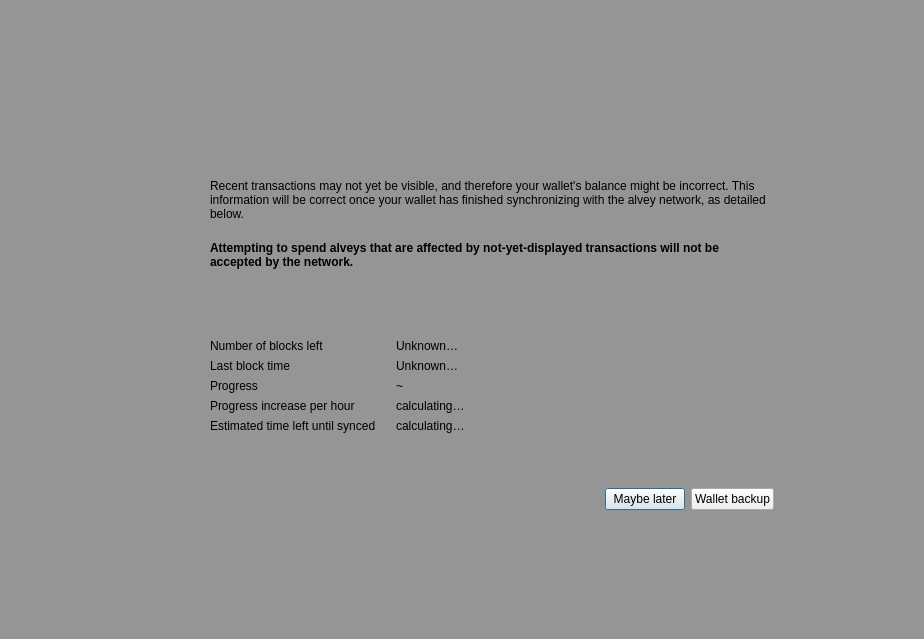
<?xml version="1.0" encoding="UTF-8"?>
<ui version="4.0">
 <class>ModalOverlay</class>
 <widget class="QWidget" name="ModalOverlay">
  <property name="geometry">
   <rect>
    <x>0</x>
    <y>0</y>
    <width>924</width>
    <height>639</height>
   </rect>
  </property>
  <property name="windowTitle">
   <string>Form</string>
  </property>
  <layout class="QVBoxLayout" name="verticalLayout" stretch="0">
   <property name="sizeConstraint">
    <enum>QLayout::SetDefaultConstraint</enum>
   </property>
   <property name="leftMargin">
    <number>0</number>
   </property>
   <property name="topMargin">
    <number>0</number>
   </property>
   <property name="rightMargin">
    <number>0</number>
   </property>
   <property name="bottomMargin">
    <number>0</number>
   </property>
   <item>
    <widget class="QWidget" name="bgWidget" native="true">
     <property name="styleSheet">
      <string notr="true">#bgWidget { background: rgba(0,0,0,96); }</string>
     </property>
     <layout class="QVBoxLayout" name="verticalLayoutMain" stretch="0">
      <property name="leftMargin">
       <number>120</number>
      </property>
      <property name="topMargin">
       <number>120</number>
      </property>
      <property name="rightMargin">
       <number>120</number>
      </property>
      <property name="bottomMargin">
       <number>120</number>
      </property>
      <item>
       <widget class="QWidget" name="contentWidget" native="true">
        <layout class="QVBoxLayout" name="verticalLayout_3" stretch="1,0">
         <property name="spacing">
          <number>0</number>
         </property>
         <property name="leftMargin">
          <number>0</number>
         </property>
         <property name="topMargin">
          <number>0</number>
         </property>
         <property name="rightMargin">
          <number>0</number>
         </property>
         <property name="bottomMargin">
          <number>0</number>
         </property>
         <item>
          <widget class="QStackedWidget" name="stackedWidget">
           <property name="currentIndex">
            <number>0</number>
           </property>
           <widget class="QWidget" name="page">
            <layout class="QVBoxLayout" name="verticalLayout_2">
             <property name="spacing">
              <number>0</number>
             </property>
             <property name="leftMargin">
              <number>30</number>
             </property>
             <property name="topMargin">
              <number>10</number>
             </property>
             <property name="rightMargin">
              <number>30</number>
             </property>
             <property name="bottomMargin">
              <number>10</number>
             </property>
             <item>
              <spacer name="verticalSpacer_3">
               <property name="orientation">
                <enum>Qt::Vertical</enum>
               </property>
               <property name="sizeType">
                <enum>QSizePolicy::Expanding</enum>
               </property>
               <property name="sizeHint" stdset="0">
                <size>
                 <width>20</width>
                 <height>40</height>
                </size>
               </property>
              </spacer>
             </item>
             <item>
              <layout class="QHBoxLayout" name="horizontalLayoutIconText" stretch="0,1">
               <property name="spacing">
                <number>20</number>
               </property>
               <property name="topMargin">
                <number>20</number>
               </property>
               <item>
                <layout class="QVBoxLayout" name="verticalLayoutIcon">
                 <item>
                  <widget class="QPushButton" name="warningIcon">
                   <property name="enabled">
                    <bool>false</bool>
                   </property>
                   <property name="text">
                    <string/>
                   </property>
                   <property name="iconSize">
                    <size>
                     <width>48</width>
                     <height>48</height>
                    </size>
                   </property>
                   <property name="flat">
                    <bool>true</bool>
                   </property>
                  </widget>
                 </item>
                 <item>
                  <spacer name="verticalSpacerWarningIcon">
                   <property name="orientation">
                    <enum>Qt::Vertical</enum>
                   </property>
                   <property name="sizeHint" stdset="0">
                    <size>
                     <width>20</width>
                     <height>40</height>
                    </size>
                   </property>
                  </spacer>
                 </item>
                </layout>
               </item>
               <item>
                <layout class="QVBoxLayout" name="verticalLayoutInfoText">
                 <property name="leftMargin">
                  <number>0</number>
                 </property>
                 <property name="topMargin">
                  <number>0</number>
                 </property>
                 <item>
                  <widget class="QLabel" name="infoText">
                   <property name="text">
                    <string>Recent transactions may not yet be visible, and therefore your wallet's balance might be incorrect. This information will be correct once your wallet has finished synchronizing with the alvey network, as detailed below.</string>
                   </property>
                   <property name="textFormat">
                    <enum>Qt::RichText</enum>
                   </property>
                   <property name="wordWrap">
                    <bool>true</bool>
                   </property>
                  </widget>
                 </item>
                 <item>
                  <widget class="QLabel" name="infoTextStrong">
                   <property name="font">
                    <font>
                     <weight>75</weight>
                     <bold>true</bold>
                    </font>
                   </property>
                   <property name="text">
                    <string>Attempting to spend alveys that are affected by not-yet-displayed transactions will not be accepted by the network.</string>
                   </property>
                   <property name="textFormat">
                    <enum>Qt::RichText</enum>
                   </property>
                   <property name="wordWrap">
                    <bool>true</bool>
                   </property>
                  </widget>
                 </item>
                 <item>
                  <spacer name="verticalSpacerInTextSpace">
                   <property name="orientation">
                    <enum>Qt::Vertical</enum>
                   </property>
                   <property name="sizeHint" stdset="0">
                    <size>
                     <width>20</width>
                     <height>40</height>
                    </size>
                   </property>
                  </spacer>
                 </item>
                 <item>
                  <layout class="QFormLayout" name="formLayout">
                   <property name="fieldGrowthPolicy">
                    <enum>QFormLayout::ExpandingFieldsGrow</enum>
                   </property>
                   <property name="horizontalSpacing">
                    <number>20</number>
                   </property>
                   <property name="verticalSpacing">
                    <number>6</number>
                   </property>
                   <property name="topMargin">
                    <number>10</number>
                   </property>
                   <item row="0" column="0">
                    <widget class="QLabel" name="labelNumberOfBlocksLeft">
                     <property name="font">
                      <font>
                       <weight>50</weight>
                       <bold>false</bold>
                      </font>
                     </property>
                     <property name="text">
                      <string>Number of blocks left</string>
                     </property>
                    </widget>
                   </item>
                   <item row="0" column="1">
                    <widget class="QLabel" name="numberOfBlocksLeft">
                     <property name="sizePolicy">
                      <sizepolicy hsizetype="Expanding" vsizetype="Preferred">
                       <horstretch>0</horstretch>
                       <verstretch>0</verstretch>
                      </sizepolicy>
                     </property>
                     <property name="text">
                      <string>Unknown…</string>
                     </property>
                    </widget>
                   </item>
                   <item row="1" column="0">
                    <widget class="QLabel" name="labelLastBlockTime">
                     <property name="font">
                      <font>
                       <weight>50</weight>
                       <bold>false</bold>
                      </font>
                     </property>
                     <property name="text">
                      <string>Last block time</string>
                     </property>
                    </widget>
                   </item>
                   <item row="1" column="1">
                    <widget class="QLabel" name="newestBlockDate">
                     <property name="sizePolicy">
                      <sizepolicy hsizetype="Expanding" vsizetype="Preferred">
                       <horstretch>0</horstretch>
                       <verstretch>0</verstretch>
                      </sizepolicy>
                     </property>
                     <property name="text">
                      <string>Unknown…</string>
                     </property>
                    </widget>
                   </item>
                   <item row="2" column="0">
                    <widget class="QLabel" name="labelSyncDone">
                     <property name="font">
                      <font>
                       <weight>50</weight>
                       <bold>false</bold>
                      </font>
                     </property>
                     <property name="text">
                      <string>Progress</string>
                     </property>
                    </widget>
                   </item>
                   <item row="2" column="1">
                    <layout class="QHBoxLayout" name="horizontalLayoutSync" stretch="0,1">
                     <property name="spacing">
                      <number>6</number>
                     </property>
                     <item>
                      <widget class="QLabel" name="percentageProgress">
                       <property name="text">
                        <string notr="true">~</string>
                       </property>
                      </widget>
                     </item>
                    </layout>
                   </item>
                   <item row="4" column="0">
                    <widget class="QLabel" name="labelProgressIncrease">
                     <property name="font">
                      <font>
                       <weight>50</weight>
                       <bold>false</bold>
                      </font>
                     </property>
                     <property name="text">
                      <string>Progress increase per hour</string>
                     </property>
                    </widget>
                   </item>
                   <item row="4" column="1">
                    <widget class="QLabel" name="progressIncreasePerH">
                     <property name="sizePolicy">
                      <sizepolicy hsizetype="Expanding" vsizetype="Preferred">
                       <horstretch>0</horstretch>
                       <verstretch>0</verstretch>
                      </sizepolicy>
                     </property>
                     <property name="text">
                      <string>calculating…</string>
                     </property>
                    </widget>
                   </item>
                   <item row="5" column="0">
                    <widget class="QLabel" name="labelEstimatedTimeLeft">
                     <property name="font">
                      <font>
                       <weight>50</weight>
                       <bold>false</bold>
                      </font>
                     </property>
                     <property name="text">
                      <string>Estimated time left until synced</string>
                     </property>
                    </widget>
                   </item>
                   <item row="5" column="1">
                    <widget class="QLabel" name="expectedTimeLeft">
                     <property name="sizePolicy">
                      <sizepolicy hsizetype="Expanding" vsizetype="Preferred">
                       <horstretch>0</horstretch>
                       <verstretch>0</verstretch>
                      </sizepolicy>
                     </property>
                     <property name="text">
                      <string>calculating…</string>
                     </property>
                    </widget>
                   </item>
                  </layout>
                 </item>
                </layout>
               </item>
              </layout>
             </item>
             <item>
              <spacer name="verticalSpacer_4">
               <property name="orientation">
                <enum>Qt::Vertical</enum>
               </property>
               <property name="sizeHint" stdset="0">
                <size>
                 <width>20</width>
                 <height>40</height>
                </size>
               </property>
              </spacer>
             </item>
            </layout>
           </widget>
           <widget class="QWidget" name="page_2">
            <layout class="QVBoxLayout" name="verticalLayout_4">
             <property name="spacing">
              <number>15</number>
             </property>
             <property name="leftMargin">
              <number>30</number>
             </property>
             <property name="topMargin">
              <number>0</number>
             </property>
             <property name="rightMargin">
              <number>30</number>
             </property>
             <property name="bottomMargin">
              <number>0</number>
             </property>
             <item>
              <spacer name="verticalSpacer_2">
               <property name="orientation">
                <enum>Qt::Vertical</enum>
               </property>
               <property name="sizeHint" stdset="0">
                <size>
                 <width>20</width>
                 <height>40</height>
                </size>
               </property>
              </spacer>
             </item>
             <item>
              <layout class="QGridLayout" name="gridLayout">
               <item row="0" column="1">
                <widget class="QLabel" name="labelNote">
                 <property name="layoutDirection">
                  <enum>Qt::LeftToRight</enum>
                 </property>
                 <property name="text">
                  <string>Wallet backup prompt</string>
                 </property>
                 <property name="alignment">
                  <set>Qt::AlignLeading|Qt::AlignLeft|Qt::AlignVCenter</set>
                 </property>
                </widget>
               </item>
               <item row="1" column="1">
                <widget class="QLabel" name="labelMessage">
                 <property name="text">
                  <string>Please backup your wallet as soon as possible.
Please make sure to keep an updated antivirus and operating system. We can not recover Your funds if you visit phishing site or lose your backup. Please make sure to keep backups of your private keys or files. We do not store your private keys on this wallet. And you as a user, are entirely responsible for your funds and your own security.</string>
                 </property>
                 <property name="alignment">
                  <set>Qt::AlignLeading|Qt::AlignLeft|Qt::AlignVCenter</set>
                 </property>
                 <property name="wordWrap">
                  <bool>true</bool>
                 </property>
                </widget>
               </item>
               <item row="0" column="0">
                <widget class="QPushButton" name="warningIconBackup">
                 <property name="enabled">
                  <bool>false</bool>
                 </property>
                 <property name="sizePolicy">
                  <sizepolicy hsizetype="Fixed" vsizetype="Fixed">
                   <horstretch>0</horstretch>
                   <verstretch>0</verstretch>
                  </sizepolicy>
                 </property>
                 <property name="minimumSize">
                  <size>
                   <width>30</width>
                   <height>30</height>
                  </size>
                 </property>
                 <property name="maximumSize">
                  <size>
                   <width>30</width>
                   <height>30</height>
                  </size>
                 </property>
                 <property name="text">
                  <string/>
                 </property>
                 <property name="iconSize">
                  <size>
                   <width>30</width>
                   <height>30</height>
                  </size>
                 </property>
                 <property name="flat">
                  <bool>true</bool>
                 </property>
                </widget>
               </item>
               <item row="1" column="0">
                <spacer name="horizontalSpacer_2">
                 <property name="orientation">
                  <enum>Qt::Horizontal</enum>
                 </property>
                 <property name="sizeType">
                  <enum>QSizePolicy::Fixed</enum>
                 </property>
                 <property name="sizeHint" stdset="0">
                  <size>
                   <width>30</width>
                   <height>20</height>
                  </size>
                 </property>
                </spacer>
               </item>
              </layout>
             </item>
             <item>
              <spacer name="verticalSpacer">
               <property name="orientation">
                <enum>Qt::Vertical</enum>
               </property>
               <property name="sizeType">
                <enum>QSizePolicy::Expanding</enum>
               </property>
               <property name="sizeHint" stdset="0">
                <size>
                 <width>20</width>
                 <height>40</height>
                </size>
               </property>
              </spacer>
             </item>
            </layout>
           </widget>
          </widget>
         </item>
         <item>
          <widget class="QWidget" name="buttonsContainerWhite" native="true">
           <layout class="QHBoxLayout" name="horizontalLayout">
            <property name="leftMargin">
             <number>30</number>
            </property>
            <property name="topMargin">
             <number>15</number>
            </property>
            <property name="rightMargin">
             <number>30</number>
            </property>
            <item>
             <spacer name="horizontalSpacer">
              <property name="orientation">
               <enum>Qt::Horizontal</enum>
              </property>
              <property name="sizeHint" stdset="0">
               <size>
                <width>40</width>
                <height>20</height>
               </size>
              </property>
             </spacer>
            </item>
            <item>
             <widget class="QPushButton" name="closeButton">
              <property name="focusPolicy">
               <enum>Qt::StrongFocus</enum>
              </property>
              <property name="text">
               <string>Maybe later</string>
              </property>
              <property name="shortcut">
               <string>Esc</string>
              </property>
              <property name="default">
               <bool>true</bool>
              </property>
             </widget>
            </item>
            <item>
             <widget class="QPushButton" name="walletBackupButton">
              <property name="text">
               <string>Wallet backup</string>
              </property>
             </widget>
            </item>
           </layout>
          </widget>
         </item>
        </layout>
       </widget>
      </item>
     </layout>
    </widget>
   </item>
  </layout>
 </widget>
 <resources/>
 <connections/>
</ui>
